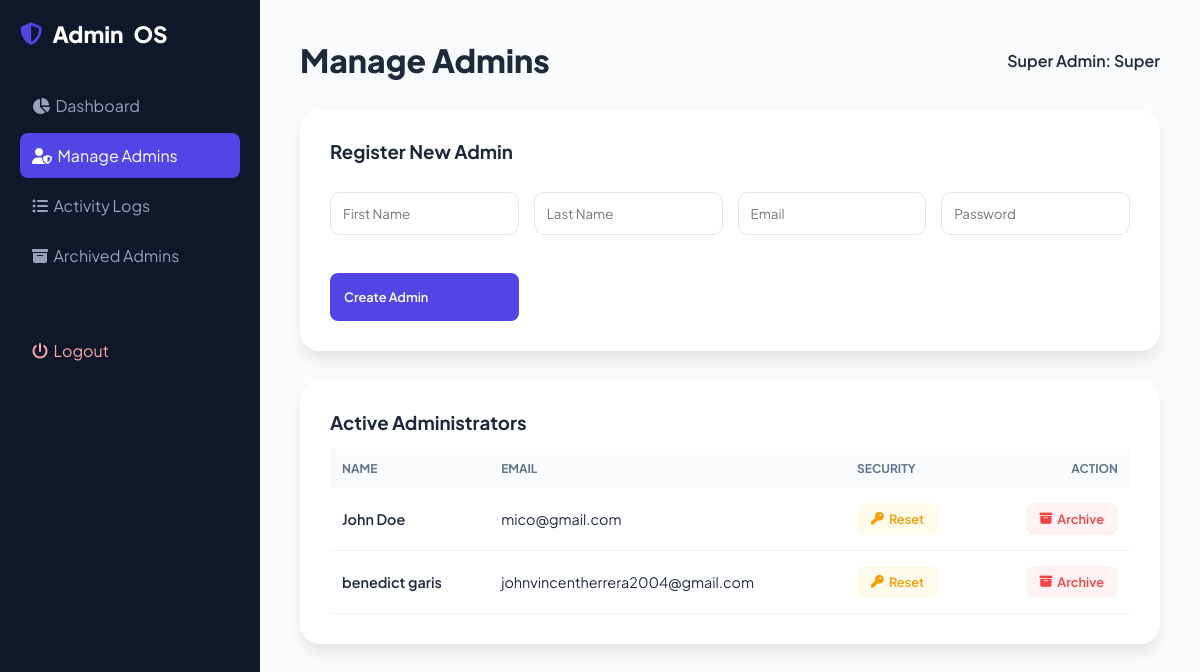
Page /super_admin/dashboard.php?view=manage_admins (signed in) on the committed database.
### tables this page shows
CREATE TABLE `users` (
  `id` int NOT NULL,
  `firstname` varchar(50) NOT NULL,
  `lastname` varchar(50) NOT NULL,
  `email` varchar(100) NOT NULL,
  `password` varchar(255) NOT NULL,
  `role_id` int DEFAULT NULL,
  `status` enum('active','archived') DEFAULT 'active',
  `created_at` timestamp NOT NULL DEFAULT CURRENT_TIMESTAMP
);

### super_admin/dashboard.php (the view, shortened to what this page needs)
<?php
require dirname(__DIR__) . '/includes/config.php';
$view = $_GET['view'] ?? 'home';
$totalAdmins = $pdo->query("SELECT COUNT(*) FROM users WHERE role_id = 2 AND status = 'active'")->fetchColumn();
$archivedAdmins = $pdo->query("SELECT COUNT(*) FROM users WHERE role_id = 2 AND status = 'archived'")->fetchColumn();
$totalLogs = $pdo->query("SELECT COUNT(*) FROM activity_logs")->fetchColumn();
$admins = $pdo->query("SELECT * FROM users WHERE role_id = 2 AND status = 'active'")->fetchAll();
?>
<!DOCTYPE html>
<html lang="en">
<head>
    <link rel="stylesheet" href="https://cdnjs.cloudflare.com/ajax/libs/font-awesome/6.4.0/css/all.min.css">
</head>
<body>
<aside class="sidebar">
    <div class="sidebar-brand"><i class="fas fa-shield-halved" style="color:var(--primary)"></i> Admin<span>OS</span></div>
    <a href="?view=home" class="nav-link <?= $view=='home'?'active':'' ?>"><i class="fas fa-chart-pie"></i> &nbsp; Dashboard</a>
    <a href="?view=manage_admins" class="nav-link <?= $view=='manage_admins'?'active':'' ?>"><i class="fas fa-user-shield"></i> &nbsp; Manage Admins</a>
    <a href="?view=logs" class="nav-link <?= $view=='logs'?'active':'' ?>"><i class="fas fa-list-ul"></i> &nbsp; Activity Logs</a>
    <a href="?view=archived_admins" class="nav-link <?= $view=='archived_admins'?'active':'' ?>"><i class="fas fa-box-archive"></i> &nbsp; Archived Admins</a>
    <a href="../auth/logout.php" class="nav-link" style="margin-top: 50px; color: #fca5a5;"><i class="fas fa-power-off"></i> &nbsp; Logout</a>
</aside>
<main class="main">
    <div style="display:flex; justify-content:space-between; align-items:center; margin-bottom:30px;">
        <h1 style="font-weight:800;"><?= ucwords(str_replace('_', ' ', $view)) ?></h1>
        <div style="font-weight:600; color:var(--text-muted)">Super Admin: <?= htmlspecialchars($_SESSION['name']) ?></div>
    </div>
    <?php if ($view === 'home'): ?>
        <div class="grid-stats">
            <div class="stat-card"><h3>Active Admins</h3><span class="num"><?= $totalAdmins ?></span></div>
            <div class="stat-card" style="border-bottom-color:var(--danger)"><h3>Archived</h3><span class="num"><?= $archivedAdmins ?></span></div>
            <div class="stat-card" style="border-bottom-color:#f59e0b"><h3>Total Logs</h3><span class="num"><?= $totalLogs ?></span></div>
        </div>
        <div class="glass-box">
            <h2>System Control Overview</h2>
            <p style="color:var(--text-muted); margin-top:10px;">Monitor all administrative actions and manage high-level system permissions.</p>
        </div>
    <?php elseif ($view === 'manage_admins'): ?>
        <div class="glass-box">
            <h3>Register New Admin</h3><br>
            <form method="POST" style="display: grid; grid-template-columns: repeat(auto-fit, minmax(180px, 1fr)); gap: 15px;">
                <input type="text" name="firstname" placeholder="First Name" required>
                <input type="text" name="lastname" placeholder="Last Name" required>
                <input type="email" name="email" placeholder="Email" required>
                <input type="password" name="password" placeholder="Password" required>
                <button type="submit" name="add_admin" class="btn btn-primary" style="height:48px; margin-top:8px;">Create Admin</button>
            </form>
        </div>
        <div class="glass-box">
            <h3>Active Administrators</h3>
            <div style="overflow-x: auto;">
                <table style="width: 100%; border-collapse: collapse;">
                    <thead>
                        <tr>
                            <th style="text-align: left; padding: 12px; background: #f8fafc;">Name</th>
                            <th style="text-align: left; padding: 12px; background: #f8fafc;">Email</th>
                            <th style="text-align: left; padding: 12px; background: #f8fafc;">Security</th>
                            <th style="text-align: right; padding: 12px; background: #f8fafc;">Action</th>
                        </tr>
                    </thead>
                    <tbody>
                        <?php foreach($admins as $a): ?>
                        <tr>
                            <td style="padding: 15px 12px; border-bottom: 1px solid #f1f5f9; font-weight: 600;"><?= htmlspecialchars($a['firstname'].' '.$a['lastname']) ?></td>
                            <td style="padding: 15px 12px; border-bottom: 1px solid #f1f5f9;"><?= htmlspecialchars($a['email']) ?></td>
                            <td style="padding: 15px 12px; border-bottom: 1px solid #f1f5f9;">
                                <button type="button" class="btn btn-warning openResetModal" data-id="<?= $a['id'] ?>" data-name="<?= htmlspecialchars($a['firstname']) ?>">
                                    <i class="fas fa-key"></i> Reset
                                </button>
                            </td>
                            <td style="padding: 15px 12px; border-bottom: 1px solid #f1f5f9; text-align: right;">
                                <button class="btn btn-danger openArchiveModal" data-id="<?= $a['id'] ?>"><i class="fas fa-archive"></i> Archive</button>
                            </td>
                        </tr>
                        <?php endforeach; ?>
                    </tbody>
                </table>
            </div>
        </div>
    <?php endif; ?>
</main>
</body>
</html>

### super_admin/dashboard.php (style rules this page uses)
:root { --primary: #4f46e5; --sidebar: #0f172a; --bg: #f8fafc; --white: #ffffff; --text: #1e293b; --danger: #ef4444; }
* { margin: 0; padding: 0; box-sizing: border-box; font-family: 'Plus Jakarta Sans', sans-serif; }
body { background: var(--bg); display: flex; color: var(--text); min-height: 100vh; }
.sidebar { width: 260px; background: var(--sidebar); position: fixed; height: 100vh; color: white; padding: 20px; z-index: 1000; }
.sidebar-brand { margin-bottom: 35px; font-weight: 800; font-size: 1.4rem; display:flex; align-items:center; gap:10px; }
.nav-link { display: flex; align-items: center; padding: 12px; color: #94a3b8; text-decoration: none; border-radius: 8px; margin-bottom: 5px; transition: 0.3s; background: transparent; border: none; width: 100%; cursor: pointer; }
.nav-link:hover, .nav-link.active { background: #1e293b; color: white; }
.nav-link.active { background: var(--primary); }
.main { flex: 1; margin-left: 260px; padding: 40px; }
.glass-box { background: white; padding: 30px; border-radius: 20px; box-shadow: 0 10px 15px -3px rgba(0,0,0,0.1); margin-bottom: 30px; }
table { width: 100%; border-collapse: collapse; margin-top: 15px; }
th { text-align: left; padding: 12px; background: #f8fafc; font-size: 0.75rem; text-transform: uppercase; color: #64748b; }
td { padding: 15px 12px; border-bottom: 1px solid #f1f5f9; font-size: 0.9rem; }
.btn { padding: 8px 14px; border-radius: 8px; border: none; cursor: pointer; font-weight: 600; text-decoration: none; font-size: 0.8rem; display: inline-flex; align-items: center; gap: 5px; }
.btn-primary { background: var(--primary); color: white; }
.btn-danger { background: #fef2f2; color: var(--danger); }
.btn-warning { background: #fffbeb; color: #f59e0b; }
input, select { width: 100%; padding: 12px; margin: 8px 0 15px; border: 1px solid #e2e8f0; border-radius: 10px; }

### rows in the picture
users: firstname+lastname "John Doe", email "mico@gmail.com"
users: firstname+lastname "benedict garis", email "johnvincentherrera2004@gmail.com"

### other values in the picture
str_replace('_', ' ', $view) "Manage Admins"
$_SESSION['name'] "Super"
